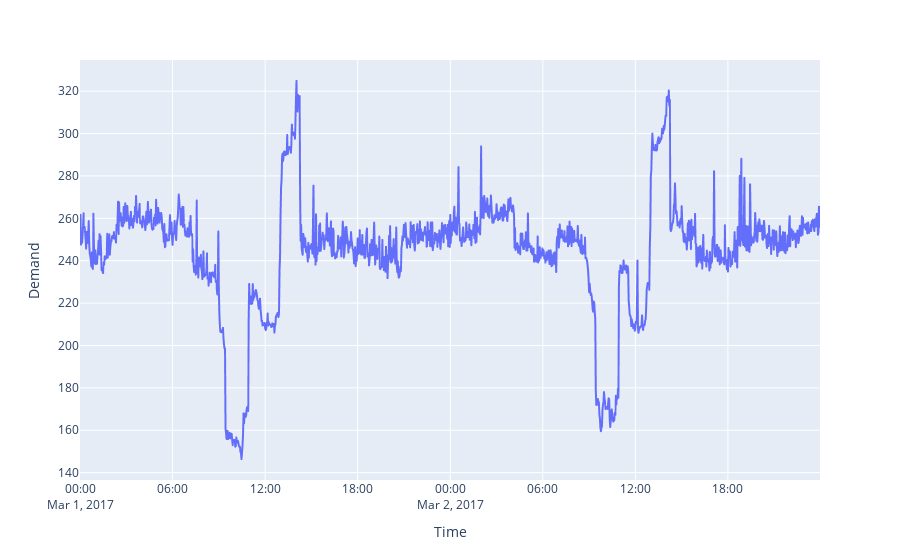

Source (notebook cell):
### Markdown cell above
## Graph

### Code cell
fig = px.line(df, x="Time", y="Demand")
fig.show()

### Figure 1 — Plotly figure (JSON) as saved in the notebook; plotly's stock layout.template omitted (floating-point values rounded to 4 significant figures; data arrays with more than 128 entries replaced by an {"elided": "..."} marker saying what was removed)
{"data": [{"hoverlabel": {"namelength": 0}, "hovertemplate": "Time=%{x}<br>Demand=%{y}", "legendgroup": "", "line": {"color": "#636efa", "dash": "solid"}, "mode": "lines", "name": "", "showlegend": false, "type": "scattergl", "x": {"elided": "1440 str values"}, "xaxis": "x", "y": {"elided": "1440 float values"}, "yaxis": "y"}], "layout": {"legend": {"tracegroupgap": 0}, "margin": {"t": 60}, "xaxis": {"anchor": "y", "domain": [0, 1], "title": {"text": "Time"}}, "yaxis": {"anchor": "x", "domain": [0, 1], "title": {"text": "Demand"}}}}
